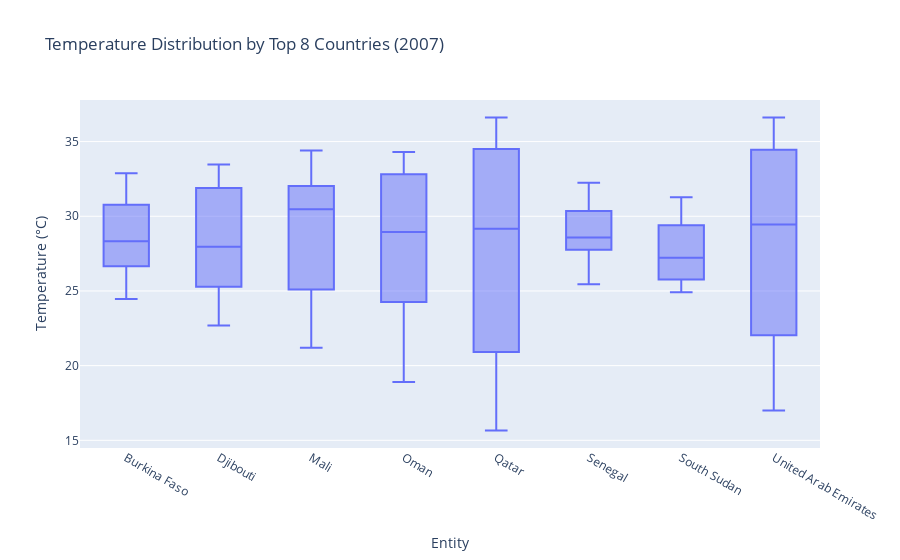

Write notebook code for a chart like this one.
### Markdown cell above
## 7. Interactive Charts
Plotly charts are interactive by default: try zooming, hovering, and filtering.

Let's create an interactive chart showing temperature distribution.

### Code cell
# Create an interactive box plot showing temperature distribution by top countries
top_entities = df_2007.groupby('Entity')['Monthly average'].mean().nlargest(8).index
df_top = df_2007[df_2007['Entity'].isin(top_entities)]

fig = px.box(df_top, x='Entity', y='Monthly average',
             title='Temperature Distribution by Top 8 Countries (2007)',
             labels={'Monthly average': 'Temperature (°C)'})

fig.update_layout(
    hovermode='x unified',
    showlegend=True
)

fig.show()

### Figure 1 — Plotly figure (JSON) as saved in the notebook; plotly's stock layout.template omitted (floating-point values rounded to 4 significant figures)
{"data": [{"alignmentgroup": "True", "hovertemplate": "Entity=%{x}<br>Temperature (°C)=%{y}<extra></extra>", "legendgroup": "", "marker": {"color": "#636efa"}, "name": "", "notched": false, "offsetgroup": "", "orientation": "v", "showlegend": false, "type": "box", "x": ["Burkina Faso", "Burkina Faso", "Burkina Faso", "Burkina Faso", "Burkina Faso", "Burkina Faso", "Burkina Faso", "Burkina Faso", "Burkina Faso", "Burkina Faso", "Burkina Faso", "Burkina Faso", "Djibouti", "Djibouti", "Djibouti", "Djibouti", "Djibouti", "Djibouti", "Djibouti", "Djibouti", "Djibouti", "Djibouti", "Djibouti", "Djibouti", "Mali", "Mali", "Mali", "Mali", "Mali", "Mali", "Mali", "Mali", "Mali", "Mali", "Mali", "Mali", "Oman", "Oman", "Oman", "Oman", "Oman", "Oman", "Oman", "Oman", "Oman", "Oman", "Oman", "Oman", "Qatar", "Qatar", "Qatar", "Qatar", "Qatar", "Qatar", "Qatar", "Qatar", "Qatar", "Qatar", "Qatar", "Qatar", "Senegal", "Senegal", "Senegal", "Senegal", "Senegal", "Senegal", "Senegal", "Senegal", "Senegal", "Senegal", "Senegal", "Senegal", "South Sudan", "South Sudan", "South Sudan", "South Sudan", "South Sudan", "South Sudan", "South Sudan", "South Sudan", "South Sudan", "South Sudan", "South Sudan", "South Sudan", "United Arab Emirates", "United Arab Emirates", "United Arab Emirates", "United Arab Emirates", "United Arab Emirates", "United Arab Emirates", "United Arab Emirates", "United Arab Emirates", "United Arab Emirates", "United Arab Emirates", "United Arab Emirates", "United Arab Emirates"], "x0": " ", "xaxis": "x", "y": [24.46, 27.99, 31.11, 32.88, 32.19, 30.45, 27.63, 26.05, 27.24, 29.67, 28.67, 25.97, 22.68, 25.27, 26.5, 28.07, 31.55, 33.47, 31.72, 32.2, 32.06, 27.85, 25.28, 23.46, 21.37, 24.39, 27.46, 31.65, 33.15, 34.4, 32.39, 30.84, 31.25, 30.09, 25.79, 21.19, 18.91, 23.57, 24.95, 30.47, 33.08, 33.7, 34.3, 32.54, 31.51, 27.43, 25.05, 21.7, 15.65, 18.87, 22.65, 28.39, 33.62, 35.04, 36.28, 36.62, 33.96, 29.94, 24.39, 19.18, 25.71, 27.85, 29.89, 31.06, 32.24, 30.82, 29.07, 27.74, 28.09, 29.68, 27.78, 25.45, 27.21, 29.64, 31.27, 30.66, 29.16, 26.05, 25.15, 24.92, 25.49, 26.67, 27.23, 28.15, 17.0, 20.47, 23.58, 29.99, 33.7, 35.2, 35.83, 36.62, 33.68, 28.9, 24.36, 20.31], "y0": " ", "yaxis": "y"}], "layout": {"boxmode": "group", "hovermode": "x unified", "legend": {"tracegroupgap": 0}, "showlegend": true, "title": {"text": "Temperature Distribution by Top 8 Countries (2007)"}, "xaxis": {"anchor": "y", "domain": [0, 1], "title": {"text": "Entity"}}, "yaxis": {"anchor": "x", "domain": [0, 1], "title": {"text": "Temperature (°C)"}}}}
